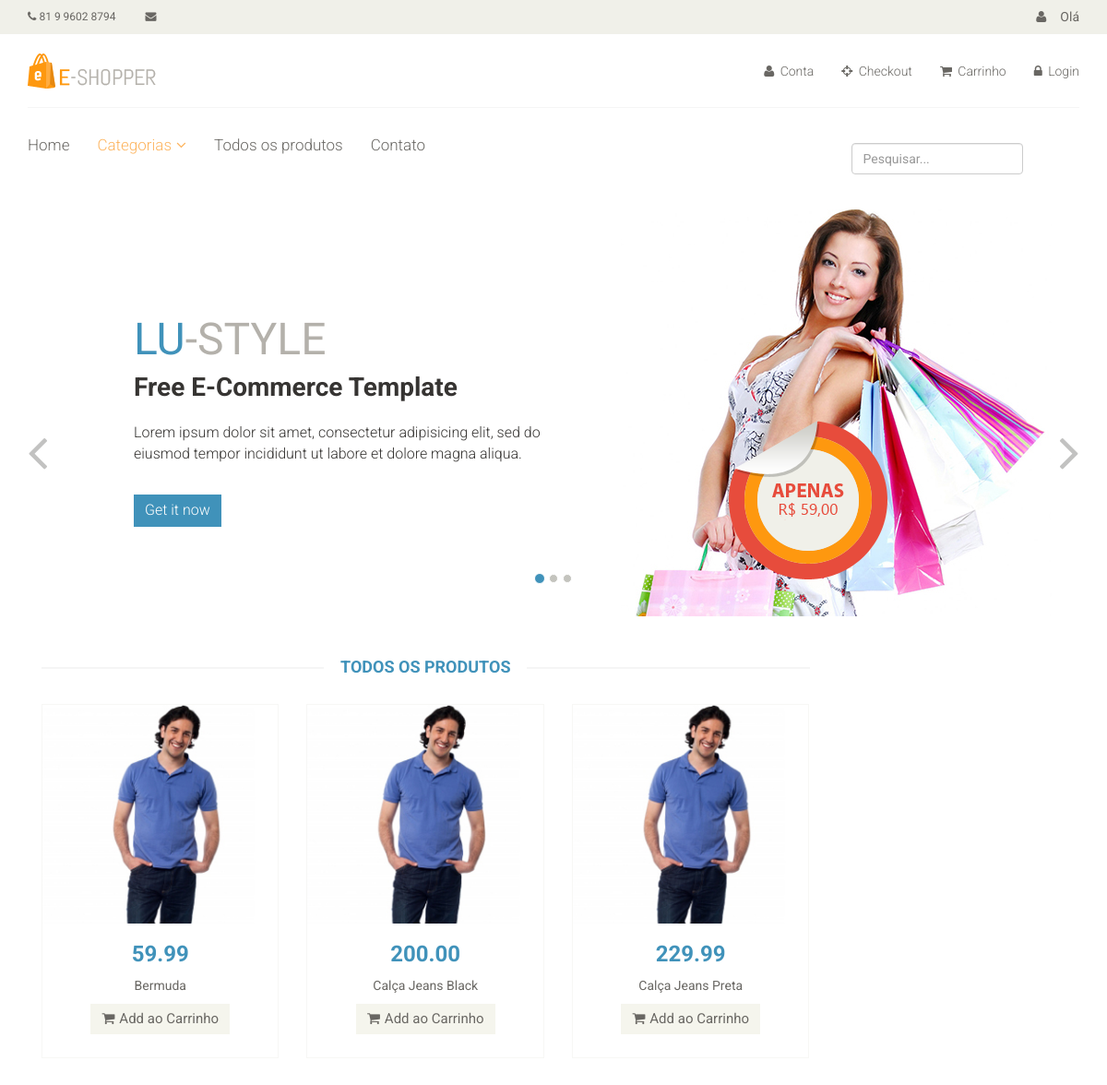
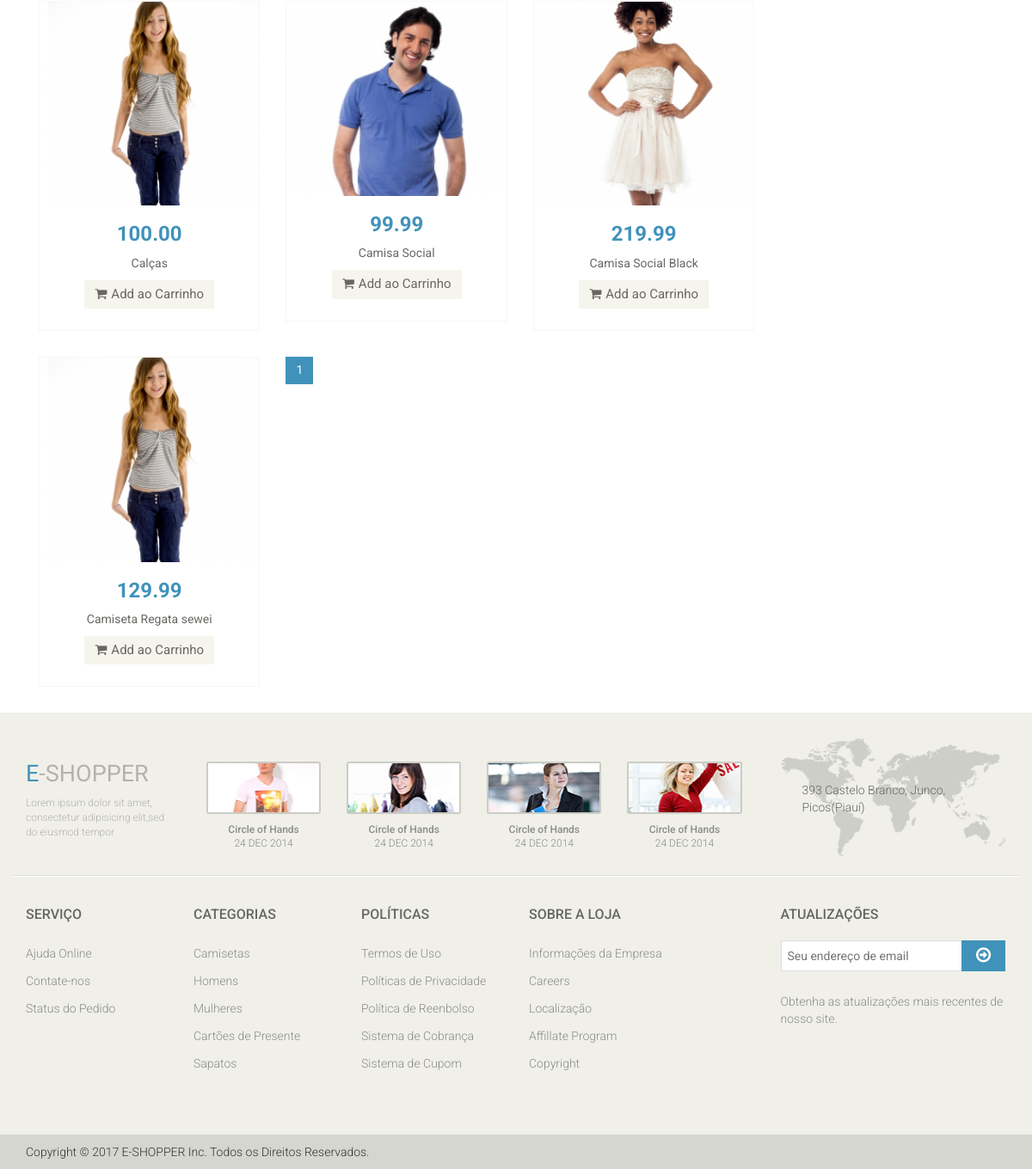
The page /catalogo/ on the database as committed earlier (2 pictures, top to bottom).
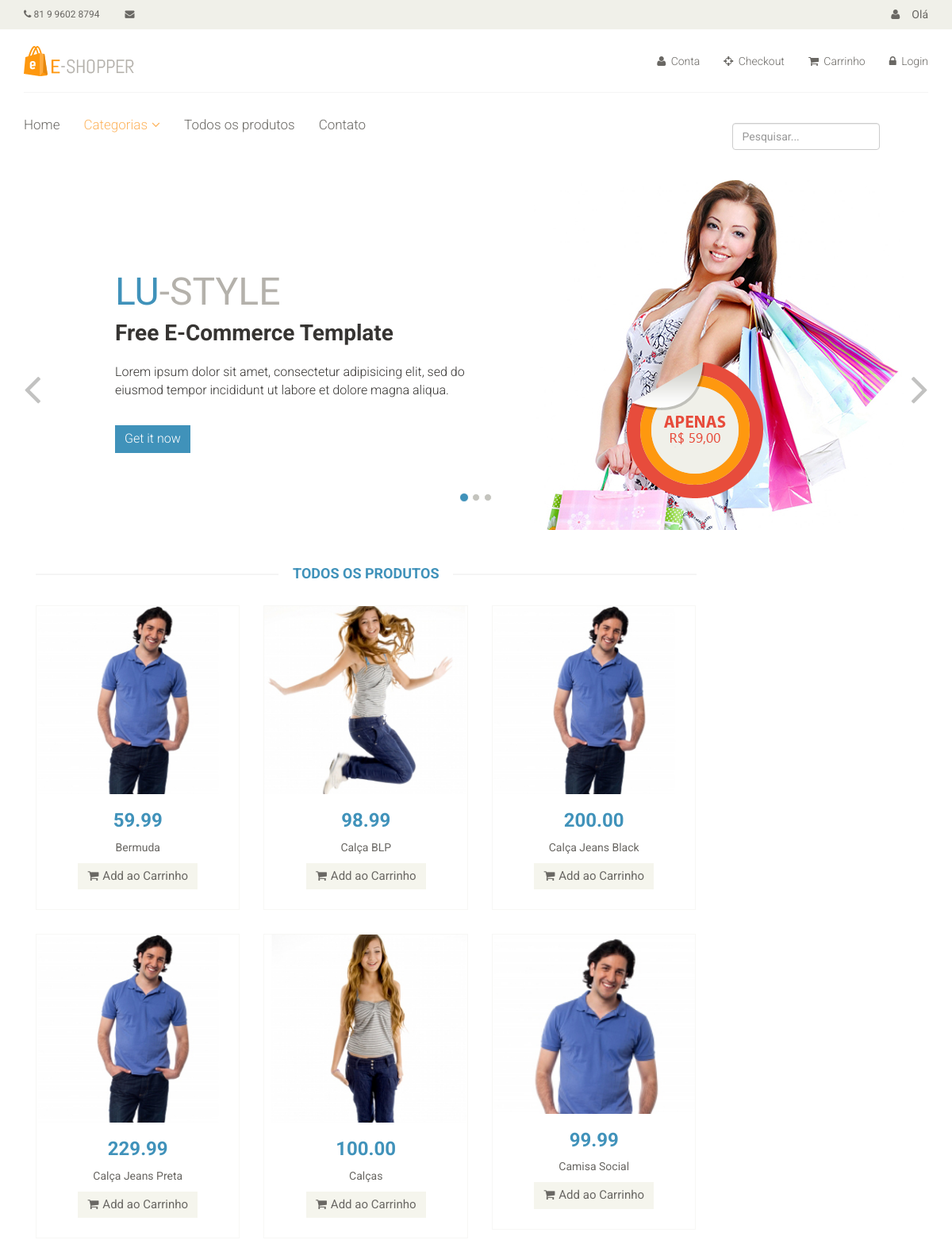
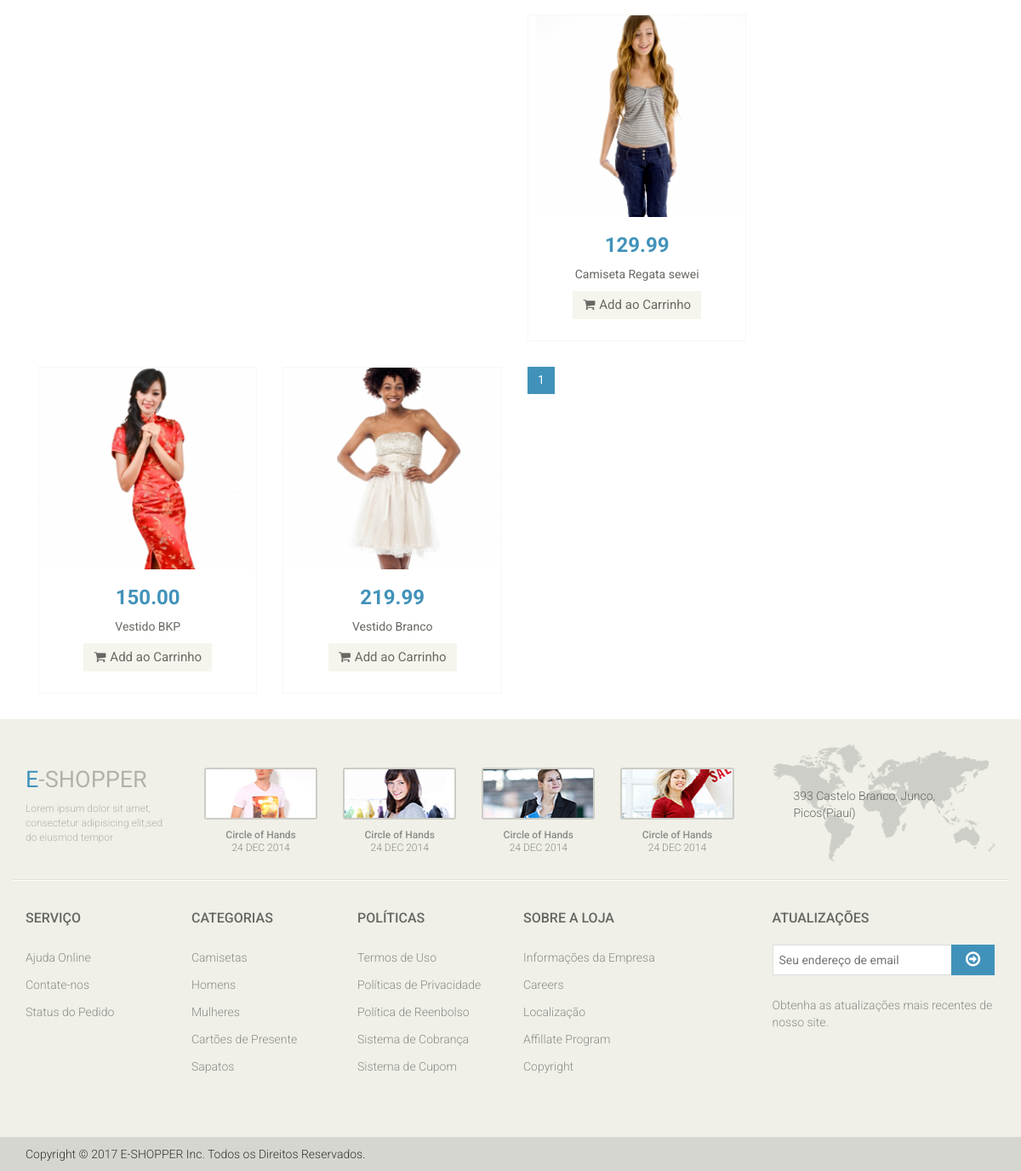
The same page on the database as committed later (2 pictures, top to bottom).
### catalog/models.py (models this page shows)
class Product(models.Model):
	name = models.CharField('Nome', max_length=100)
	slug = models.SlugField('Indetificador', max_length=100)
	category = models.ForeignKey('catalog.Category', verbose_name='Categoria')
	description = models.TextField('Descrição', blank=True)
	price = models.DecimalField('Preço', decimal_places=2, max_digits=10)
	image = models.ImageField('Imagem', upload_to='products', blank=True, null=True)
	created = models.DateTimeField('Criado em', auto_now_add=True)
	modified = models.DateTimeField('Modificado em', auto_now_add=True)
	class Meta:
		verbose_name = 'Produto'
		verbose_name_plural = 'Produtos'
		ordering = ['name']
	def __str__(self):
		return self.name
	def get_absolute_url(self):
		return reverse('catalog:product_detail', kwargs={'slug': self.slug})

### catalog/views.py (the view)
class ProductListView(generic.ListView):
	template_name = 'catalog/products.html'
	context_object_name = 'products'
	paginate_by = 9
	def get_queryset(self):
		queryset = Product.objects.all()
		q = self.request.GET.get('q', '')
		if q:
			queryset = queryset.filter(models.Q(name__icontains=q) | models.Q(category__name__icontains=q))
		return queryset

### catalog/context_processors.py (called while the page is built)
def categories(request):
	return {
		'categories': Category.objects.all()
	}

### catalog/models.py (called while the page is built)
	def __str__(self):
		return self.name

	def get_absolute_url(self):
		return reverse('catalog:category', kwargs={'slug': self.slug})

### core/templatetags/pagination.py (called while the page is built)
@register.inclusion_tag('pagination.html')
def pagination(request, paginator, page_obj):
	context = {}
	context['paginator'] = paginator
	context['request'] = request
	context['page_obj'] = page_obj
	getvars = request.GET.copy()
	if 'page' in getvars:
		del getvars['page']
	if len(getvars) > 0:
		context['getvars'] = '&{0}'.format(getvars.urlencode())
	else:
		context['getvars'] = ''
	return context

### catalog/templates/catalog/products.html (shortened to what this page needs)
{% extends "base.html" %}
{% load pagination %}
{% block container %}
	<div class="col-sm-9 padding-right">
					<div class="features_items">
						<h2 class="title text-center">Todos os Produtos</h2>
						{% for product in products %}
							{% include "catalog/_product.html" %}
						{% endfor %}
						{% pagination request paginator page_obj %}
					</div>
				</div>
{% endblock %}

### catalog/templates/catalog/_product.html (shortened to what this page needs)
<div class="col-sm-4">
	<div class="product-image-wrapper">
		<div class="single-products">
			<div class="productinfo text-center">
				{% if product.image %}
					<img src="{{ product.image.url }}" alt="" />
				{% endif %}
				<h2>{{ product.price }}</h2>
				<p>{{ product }}</p>
				<a href="#" class="btn btn-default add-to-cart"><i class="fa fa-shopping-cart"></i>Add ao Carrinho</a>
				</div>
					<a href="{{ product.get_absolute_url }}">
					<div class="product-overlay">
						<div class="overlay-content">
						</div>
					</div>
			</a>
		</div>
	</div>
</div>

Rows that differ between the two databases and show on the page:
added Product: image (picture), price "98.99", name "Calça BLP"
shown differently, row unchanged: Product "Camiseta Regata sewei": moves up the list
added Product: image (picture), price "150.00", name "Vestido BKP"
changed Product: name "Camisa Social Black" → "Vestido Branco"
